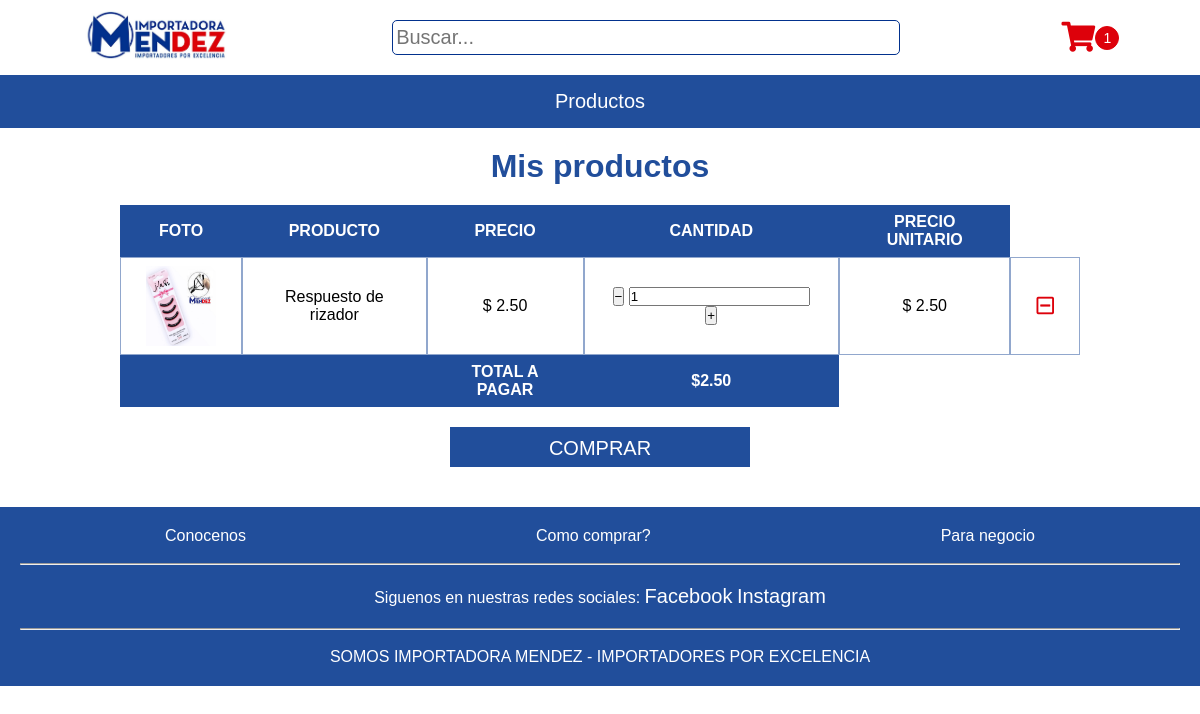
The page /cart.php?id=7 on the database its author committed.
### tables this page shows
CREATE TABLE `producto` (
  `codigoProducto` int(11) NOT NULL,
  `nombreProducto` varchar(45) DEFAULT NULL,
  `descripcionProducto` longtext DEFAULT NULL,
  `precioProducto` double DEFAULT NULL,
  `cantidadProducto` int(11) DEFAULT NULL,
  `marcaProducto` varchar(45) DEFAULT NULL,
  `CATEGORIA_codigoCategoria` int(11) NOT NULL,
  `fotoProducto` varchar(500) DEFAULT NULL
);

### config/sql_class.php (called while the page is built, shortened)
<?php
    class sql_class{
        private $bd;
        public function __construct() {
            $this->bd = new mysqli(SERVIDOR, USUARIO, CLAVE, BDD);
            $this->bd->set_charset('utf8');
        }
        public function ConsultarIdProducto($cod_pro){
            $resultado = $this->bd->query("SELECT * FROM producto WHERE codigoProducto = '$cod_pro'");
            return $resultado;
        }
    }
?>

### cart.php (the view, shortened to what this page needs)
<?php
    require_once 'config/sql_class.php';
    $cart_class = new sql_class();
   $id = $_GET['id'];
    if (isset($_SESSION['car'])){
        $arreglo = $_SESSION['car'];
        $find=false;
        $num = 0;
        for($i=0; $i<count($arreglo); $i++){
            if($arreglo[$i]['Codigo'] == $id){
                $find = true;
                $num = $i;
            }
        }
        if($find == true){
            $arreglo[$num]['Cantidad']=$arreglo[$num]['Cantidad']+1;
            $_SESSION['car']=$arreglo;
        }else{
            $nombre = "";
            $precio = "";
            $foto = "";
            $result = $cart_class-> ConsultarIdProducto($id);
            $fila = mysqli_fetch_row($result);
            $nombre = $fila[1];
            $precio = $fila[3];
            $foto = $fila[7];
            $newArreglo = array(
                'Codigo' => $id,
                'Nombre' => $nombre,
                'Precio' => $precio,
                'Foto' => $foto,
                'Cantidad' => 1
            );
            array_push($arreglo, $newArreglo);
            $_SESSION['car'] = $arreglo;
        }
    }else{
        if(isset($_GET['id'])){
            $result = $cart_class-> ConsultarIdProducto($id);
            $fila = mysqli_fetch_row($result);
            $nombre = $fila[1];
            $precio = $fila[3];
            $foto = $fila[7];
            $arreglo[] = array(
                'Codigo' => $id,
                'Nombre' => $nombre,
                'Precio' => $precio,
                'Foto' => $foto,
                'Cantidad' => 1
            );
        }
    }
?>
<!DOCTYPE html>
<html lang="en">
<head>
    <link rel="stylesheet" href="src/assets/style/general.css">
    <link rel="stylesheet" href="src/assets/style/cart.css">
    <link rel="stylesheet" href="src/assets/style/footer.css">
    <link rel="stylesheet" href="src/assets/style/menu.css">
<link rel="stylesheet" href="https://use.fontawesome.com/releases/v5.6.3/css/all.css">
</head>
<body>
    <?php
        require_once 'src/include/menu.php'
    ?>
    <div id="content">
    <h1>Mis productos</h1>
<table>
    <thead>
        <th>FOTO</th>
        <th>PRODUCTO</th>
        <th>PRECIO</th>
        <th>CANTIDAD</th>
        <th>PRECIO UNITARIO</th>
    </thead>
    <tbody>
    <?php
    $preciott = 0;
    if(isset($_SESSION['car'])){
            $arregloCart = $_SESSION['car'];
            for($i=0; $i<count($arregloCart);$i++){
    $preciott = $preciott + ($arregloCart[$i]['Precio'] * $arregloCart[$i]['Cantidad']);
    ?>
        <tr>
            <td><img id="img-tab" src="src/assets/img/catalogo/<?php  echo $arregloCart[$i]['Foto'] ?>" alt="foto producto"></td>
            <td> <?php echo $arregloCart[$i]['Nombre']; ?> </td>
            <td> $ <?php echo number_format($arregloCart[$i]['Precio'], 2 , '.', ''); ?></td>
            <td>
                <button>&minus;</button>
                <input id="txtCant" type="text" value="<?php echo $arregloCart[$i]['Cantidad']; ?>" class="txtCantidad" data-precio="<?php echo $arregloCart[$i]['Precio'];?>" data-id="<?php echo $arregloCart[$i]['Codigo']; ?>">
                <button>&plus;</button>
            </td>
            <td class="cant<?php echo $arregloCart[$i]['Codigo'];?>">
                $ <?php echo number_format($arreglo[$i]['Precio'] * $arreglo[$i]['Cantidad'], 2, '.', '')?></td>
            <td><a href="#" id="delete" data-id="<?php echo $arregloCart[$i]['Codigo'];?> "><i class="far fa-minus-square" ></i></a></td>
        </tr>
    <?php } } ?>
    </tbody>
    <tfoot>
        <tr>
            <th></th>
            <th></th>
            <th>TOTAL A PAGAR</th>
            <th>$<?php echo number_format($preciott, 2, '.', '') ?></th>
        </tr>
    </tfoot>
</table>
<a href="page-compra.php" id='btn-comprar'>COMPRAR</a>
    </div>
    <?php
        require_once 'src/include/footer.php'
    ?>
</body>
</html>

### src/assets/style/general.css (style rules this page uses)
* { margin: 0; padding: 0; font-family: Arial, Helvetica, sans-serif; }

### src/assets/style/cart.css (style rules this page uses)
h1 { text-align: center; padding: 20px; color: #214e9b; }
#content { width: 80%; margin: auto; padding-bottom: 40px; }
table { margin: auto; text-align: center; border-spacing: 0; }
th, td { padding-top: 8px; padding-bottom: 8px; padding-left: 25px; padding-right: 25px; }
th { background-color: #214e9b; color: white }
td { border: 1px solid #214e9b7e; }
#btn-comprar { text-decoration: none; text-align: center; display: block; margin: auto; width: 300px; height: 30px; font-size: 20px; border: none; background-color:#214e9b; color: white; margin-top: 20px; padding-top: 10px; }
#delete { font-size: 20px; color: #DD010B; }
#img-tab { display: block; width: 70px; height: 80px; }

### src/assets/style/footer.css (style rules this page uses)
a { text-decoration: none; color: white; font-size: 20px; }

### rows shown on the page
producto: fotoProducto (picture), Nombre "Respuesto de rizador", precioProducto "2.50", CATEGORIA_codigoCategoria "1", $arreglo[$i]['Precio'] * $arreglo[$i]['Cantidad'] "2.50"

### other values the page prints
count($_SESSION['car']) "1"
$preciott "2.50"
